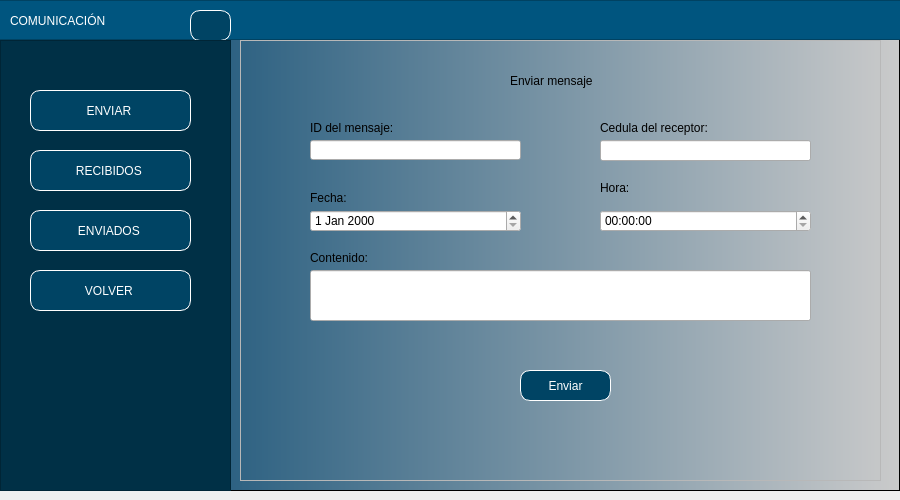
<?xml version="1.0" encoding="UTF-8"?>
<ui version="4.0">
 <class>MainWindow</class>
 <widget class="QMainWindow" name="MainWindow">
  <property name="geometry">
   <rect>
    <x>0</x>
    <y>0</y>
    <width>900</width>
    <height>500</height>
   </rect>
  </property>
  <property name="minimumSize">
   <size>
    <width>900</width>
    <height>500</height>
   </size>
  </property>
  <property name="maximumSize">
   <size>
    <width>900</width>
    <height>16777215</height>
   </size>
  </property>
  <property name="windowTitle">
   <string>MainWindow</string>
  </property>
  <widget class="QWidget" name="centralwidget">
   <layout class="QHBoxLayout" name="horizontalLayout" stretch="0">
    <property name="leftMargin">
     <number>0</number>
    </property>
    <property name="topMargin">
     <number>0</number>
    </property>
    <property name="rightMargin">
     <number>0</number>
    </property>
    <item>
     <widget class="QFrame" name="framefondo">
      <property name="styleSheet">
       <string notr="true">QWidget#framefondo{
background-color: qlineargradient(spread:pad, x1:0, y1:0, x2:1, y2:0, stop:0.039548 rgba(0, 67, 109, 255), stop:1 rgba(203, 203, 203, 255));}</string>
      </property>
      <property name="frameShape">
       <enum>QFrame::StyledPanel</enum>
      </property>
      <property name="frameShadow">
       <enum>QFrame::Raised</enum>
      </property>
      <widget class="QFrame" name="frame_superior">
       <property name="geometry">
        <rect>
         <x>-10</x>
         <y>0</y>
         <width>911</width>
         <height>40</height>
        </rect>
       </property>
       <property name="maximumSize">
        <size>
         <width>16777215</width>
         <height>40</height>
        </size>
       </property>
       <property name="styleSheet">
        <string notr="true">background-color: rgb(0, 85, 127);</string>
       </property>
       <property name="frameShape">
        <enum>QFrame::StyledPanel</enum>
       </property>
       <property name="frameShadow">
        <enum>QFrame::Raised</enum>
       </property>
       <widget class="QLabel" name="label">
        <property name="geometry">
         <rect>
          <x>20</x>
          <y>10</y>
          <width>181</width>
          <height>21</height>
         </rect>
        </property>
        <property name="styleSheet">
         <string notr="true">font: 16pt &quot;Arial&quot;;
color: white;</string>
        </property>
        <property name="text">
         <string>COMUNICACIÓN</string>
        </property>
       </widget>
       <widget class="QPushButton" name="btnMenu">
        <property name="geometry">
         <rect>
          <x>200</x>
          <y>10</y>
          <width>41</width>
          <height>31</height>
         </rect>
        </property>
        <property name="styleSheet">
         <string notr="true">QPushButton{
font: 87 9pt &quot;Arial&quot;;
background-color: rgb(0, 68, 100);
color:white;
border:1px solid white;
border-radius: 10px;
}


QPushButton:hover {
background-color:qlineargradient(spread:pad, x1:0, y1:0, x2:1, y2:0, stop:0.039548 rgba(0, 67, 109, 255), stop:1 rgba(203, 203, 203, 255))
}</string>
        </property>
        <property name="text">
         <string/>
        </property>
        <property name="icon">
         <iconset>
          <normaloff>../../PROYECTO 1/Interfaz Grafica/Imagenes/menu.png</normaloff>../../PROYECTO 1/Interfaz Grafica/Imagenes/menu.png</iconset>
        </property>
       </widget>
      </widget>
      <widget class="QFrame" name="frameBotones">
       <property name="geometry">
        <rect>
         <x>0</x>
         <y>40</y>
         <width>231</width>
         <height>451</height>
        </rect>
       </property>
       <property name="styleSheet">
        <string notr="true">QFrame{
background-color: rgb(0, 48, 70)
}


QPushButton{
font: 87 9pt &quot;Arial&quot;;
background-color: rgb(0, 68, 100);
color:white;
border:1px solid white;
border-radius: 10px;
}


QPushButton:hover {
background-color:qlineargradient(spread:pad, x1:0, y1:0, x2:1, y2:0, stop:0.039548 rgba(0, 67, 109, 255), stop:1 rgba(203, 203, 203, 255))
}</string>
       </property>
       <property name="frameShape">
        <enum>QFrame::StyledPanel</enum>
       </property>
       <property name="frameShadow">
        <enum>QFrame::Raised</enum>
       </property>
       <widget class="QPushButton" name="btnRecibidos">
        <property name="geometry">
         <rect>
          <x>30</x>
          <y>110</y>
          <width>161</width>
          <height>41</height>
         </rect>
        </property>
        <property name="layoutDirection">
         <enum>Qt::RightToLeft</enum>
        </property>
        <property name="styleSheet">
         <string notr="true"/>
        </property>
        <property name="text">
         <string>RECIBIDOS </string>
        </property>
        <property name="icon">
         <iconset>
          <normaloff>../../PROYECTO 1/Interfaz Grafica/Imagenes/recibidos.png</normaloff>../../PROYECTO 1/Interfaz Grafica/Imagenes/recibidos.png</iconset>
        </property>
       </widget>
       <widget class="QPushButton" name="btnEnviados">
        <property name="geometry">
         <rect>
          <x>30</x>
          <y>170</y>
          <width>161</width>
          <height>41</height>
         </rect>
        </property>
        <property name="layoutDirection">
         <enum>Qt::RightToLeft</enum>
        </property>
        <property name="styleSheet">
         <string notr="true"/>
        </property>
        <property name="text">
         <string>ENVIADOS </string>
        </property>
        <property name="icon">
         <iconset>
          <normaloff>../../PROYECTO 1/Interfaz Grafica/Imagenes/enviados.png</normaloff>../../PROYECTO 1/Interfaz Grafica/Imagenes/enviados.png</iconset>
        </property>
       </widget>
       <widget class="QPushButton" name="btnVolver">
        <property name="geometry">
         <rect>
          <x>30</x>
          <y>230</y>
          <width>161</width>
          <height>41</height>
         </rect>
        </property>
        <property name="layoutDirection">
         <enum>Qt::RightToLeft</enum>
        </property>
        <property name="styleSheet">
         <string notr="true"/>
        </property>
        <property name="text">
         <string>VOLVER </string>
        </property>
        <property name="icon">
         <iconset>
          <normaloff>../../PROYECTO 1/Interfaz Grafica/Imagenes/volver.png</normaloff>../../PROYECTO 1/Interfaz Grafica/Imagenes/volver.png</iconset>
        </property>
       </widget>
       <widget class="QPushButton" name="btnENVIAR">
        <property name="geometry">
         <rect>
          <x>30</x>
          <y>50</y>
          <width>161</width>
          <height>41</height>
         </rect>
        </property>
        <property name="layoutDirection">
         <enum>Qt::RightToLeft</enum>
        </property>
        <property name="text">
         <string>ENVIAR </string>
        </property>
        <property name="icon">
         <iconset>
          <normaloff>../../PROYECTO 1/Interfaz Grafica/Imagenes/enviar.png</normaloff>../../PROYECTO 1/Interfaz Grafica/Imagenes/enviar.png</iconset>
        </property>
       </widget>
      </widget>
      <widget class="QFrame" name="framePaginas">
       <property name="geometry">
        <rect>
         <x>240</x>
         <y>40</y>
         <width>641</width>
         <height>441</height>
        </rect>
       </property>
       <property name="frameShape">
        <enum>QFrame::StyledPanel</enum>
       </property>
       <property name="frameShadow">
        <enum>QFrame::Raised</enum>
       </property>
       <widget class="QStackedWidget" name="stackedWidget">
        <property name="geometry">
         <rect>
          <x>0</x>
          <y>0</y>
          <width>681</width>
          <height>451</height>
         </rect>
        </property>
        <property name="currentIndex">
         <number>0</number>
        </property>
        <widget class="QWidget" name="pageEnviar">
         <widget class="QLabel" name="label_2">
          <property name="geometry">
           <rect>
            <x>270</x>
            <y>30</y>
            <width>301</width>
            <height>21</height>
           </rect>
          </property>
          <property name="styleSheet">
           <string notr="true">font: 11pt &quot;Arial&quot;;</string>
          </property>
          <property name="text">
           <string>Enviar mensaje</string>
          </property>
         </widget>
         <widget class="QLabel" name="label_3">
          <property name="geometry">
           <rect>
            <x>70</x>
            <y>80</y>
            <width>121</width>
            <height>16</height>
           </rect>
          </property>
          <property name="styleSheet">
           <string notr="true">font: 9pt &quot;Arial&quot;;</string>
          </property>
          <property name="text">
           <string>ID del mensaje:</string>
          </property>
         </widget>
         <widget class="QLabel" name="label_5">
          <property name="geometry">
           <rect>
            <x>70</x>
            <y>150</y>
            <width>151</width>
            <height>16</height>
           </rect>
          </property>
          <property name="styleSheet">
           <string notr="true">font: 9pt &quot;Arial&quot;;</string>
          </property>
          <property name="text">
           <string>Fecha:</string>
          </property>
         </widget>
         <widget class="QLabel" name="label_6">
          <property name="geometry">
           <rect>
            <x>360</x>
            <y>80</y>
            <width>131</width>
            <height>16</height>
           </rect>
          </property>
          <property name="styleSheet">
           <string notr="true">font: 9pt &quot;Arial&quot;;</string>
          </property>
          <property name="text">
           <string>Cedula del receptor:</string>
          </property>
         </widget>
         <widget class="QLabel" name="label_9">
          <property name="geometry">
           <rect>
            <x>70</x>
            <y>210</y>
            <width>191</width>
            <height>16</height>
           </rect>
          </property>
          <property name="styleSheet">
           <string notr="true">font: 9pt &quot;Arial&quot;;</string>
          </property>
          <property name="text">
           <string>Contenido:</string>
          </property>
         </widget>
         <widget class="QLineEdit" name="txtIDmjs">
          <property name="geometry">
           <rect>
            <x>70</x>
            <y>100</y>
            <width>211</width>
            <height>20</height>
           </rect>
          </property>
         </widget>
         <widget class="QLineEdit" name="txtReceptor">
          <property name="geometry">
           <rect>
            <x>360</x>
            <y>100</y>
            <width>211</width>
            <height>21</height>
           </rect>
          </property>
         </widget>
         <widget class="QPushButton" name="btnEnviar">
          <property name="geometry">
           <rect>
            <x>280</x>
            <y>330</y>
            <width>91</width>
            <height>31</height>
           </rect>
          </property>
          <property name="styleSheet">
           <string notr="true">QPushButton{
font: 87 9pt &quot;Arial&quot;;
background-color: rgb(0, 68, 100);
color:white;
border:1px solid white;
border-radius: 10px;
}


QPushButton:hover {
background-color:rgb(0, 101, 148);
}</string>
          </property>
          <property name="text">
           <string>Enviar</string>
          </property>
         </widget>
         <widget class="QLabel" name="label_10">
          <property name="geometry">
           <rect>
            <x>360</x>
            <y>140</y>
            <width>191</width>
            <height>16</height>
           </rect>
          </property>
          <property name="styleSheet">
           <string notr="true">font: 9pt &quot;Arial&quot;;</string>
          </property>
          <property name="text">
           <string>Hora:</string>
          </property>
         </widget>
         <widget class="QLineEdit" name="txtContenido">
          <property name="geometry">
           <rect>
            <x>70</x>
            <y>230</y>
            <width>501</width>
            <height>51</height>
           </rect>
          </property>
         </widget>
         <widget class="QDateEdit" name="dateEdit">
          <property name="geometry">
           <rect>
            <x>70</x>
            <y>170</y>
            <width>211</width>
            <height>22</height>
           </rect>
          </property>
         </widget>
         <widget class="QTimeEdit" name="timeEdit">
          <property name="geometry">
           <rect>
            <x>360</x>
            <y>170</y>
            <width>211</width>
            <height>22</height>
           </rect>
          </property>
         </widget>
        </widget>
       </widget>
      </widget>
     </widget>
    </item>
   </layout>
  </widget>
 </widget>
 <resources/>
 <connections/>
</ui>
